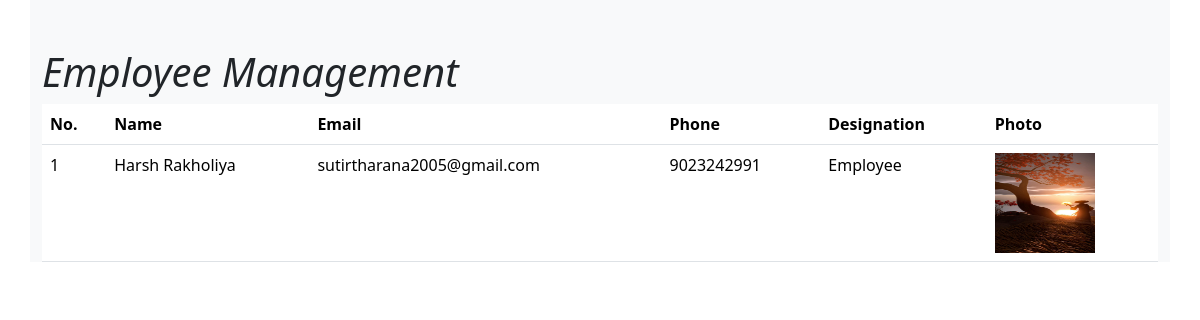
Before: / with the older database file.
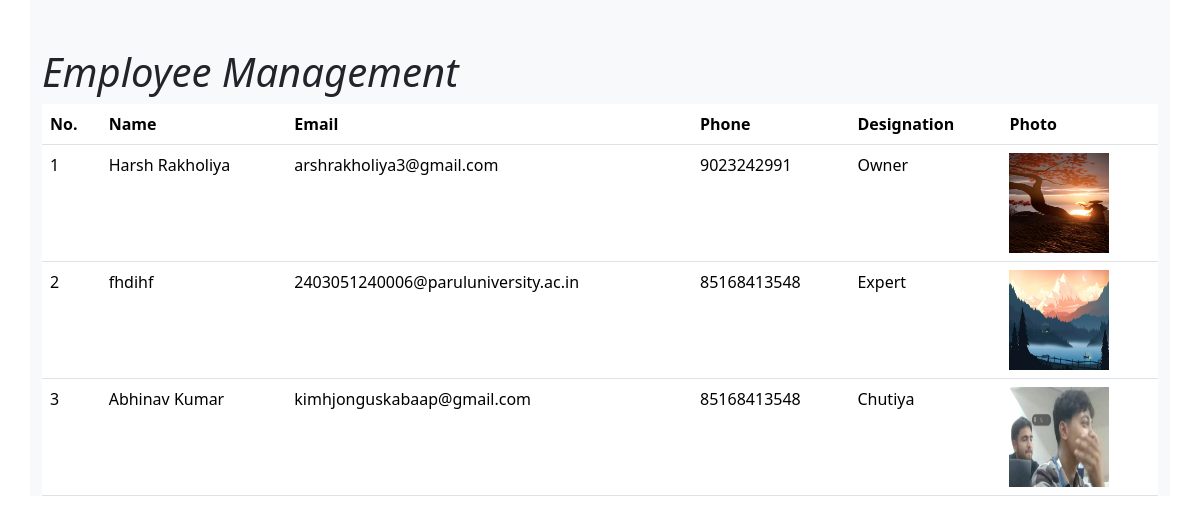
After: the same page with the newer database file.
### firstapp/models.py (models this page shows, shortened)
class Employee(models.Model):
    name = models.CharField(max_length = 100)
    email = models.EmailField()
    phone = models.CharField(max_length = 15)
    photo = models.ImageField(upload_to = 'photos')
    designation = models.CharField(max_length = 100)
    created_at = models.DateTimeField(auto_now_add = True)
    updated_at = models.DateTimeField(auto_now = True)

### firstproject/views.py (the view)
# urls.py: 2. Add a URL to urlpatterns:  path('', views.home, name='home')
def home(request):
    employees = Employee.objects.all()
    context = {
        'employees': employees,
    }
    return render(request, 'home.html', context)

### templates/home.html (shortened to what this page needs)
{% load static %}
<!DOCTYPE html>
<html>
    <head>
        <link href="https://cdn.jsdelivr.net/npm/bootstrap@5.3.8/dist/css/bootstrap.min.css" rel="stylesheet">
    </head>
    <body>
        <div class = "container pt-5 bg-light">
            <H1><I>Employee Management</I></H1>
            <table class="table">
            <thead>
                <tr>
                    <th scope="col">No.</th>
                    <th scope="col">Name</th>
                    <th scope="col">Email</th>
                    <th scope='col'>Phone</th>
                    <th scope="col">Designation</th>
                    <th scope='col'>Photo</th>
                </tr>
            </thead>
            <tbody>
                {% for emp in employees%}
                <tr>
                    <td> {{ forloop.counter }} </td>
                    <td>{{ emp.name }} </td>
                    <td>{{ emp.email }} </td>
                    <td>{{ emp.phone }} </td>
                    <td>{{ emp.designation }}</td>
                    <td><img src="{{ emp.photo.url }}" alt='Photo' width='100px' height='100px'></td>
                </tr>
                {% endfor %}
            </tbody>
            </table>
        </div>
    </body>
</html>

Changed rows visible on the page:
changed Employee "Harsh Rakholiya": email "sutirtharana2005@gmail.com" → "arshrakholiya3@gmail.com"; designation "Employee" → "Owner"
added Employee: name "fhdihf", email "2403051240006@paruluniversity.ac.in", phone "85168413548", designation "Expert", photo (picture)
added Employee: name "Abhinav Kumar", email "kimhjonguskabaap@gmail.com", phone "85168413548", designation "Chutiya", photo (picture)
